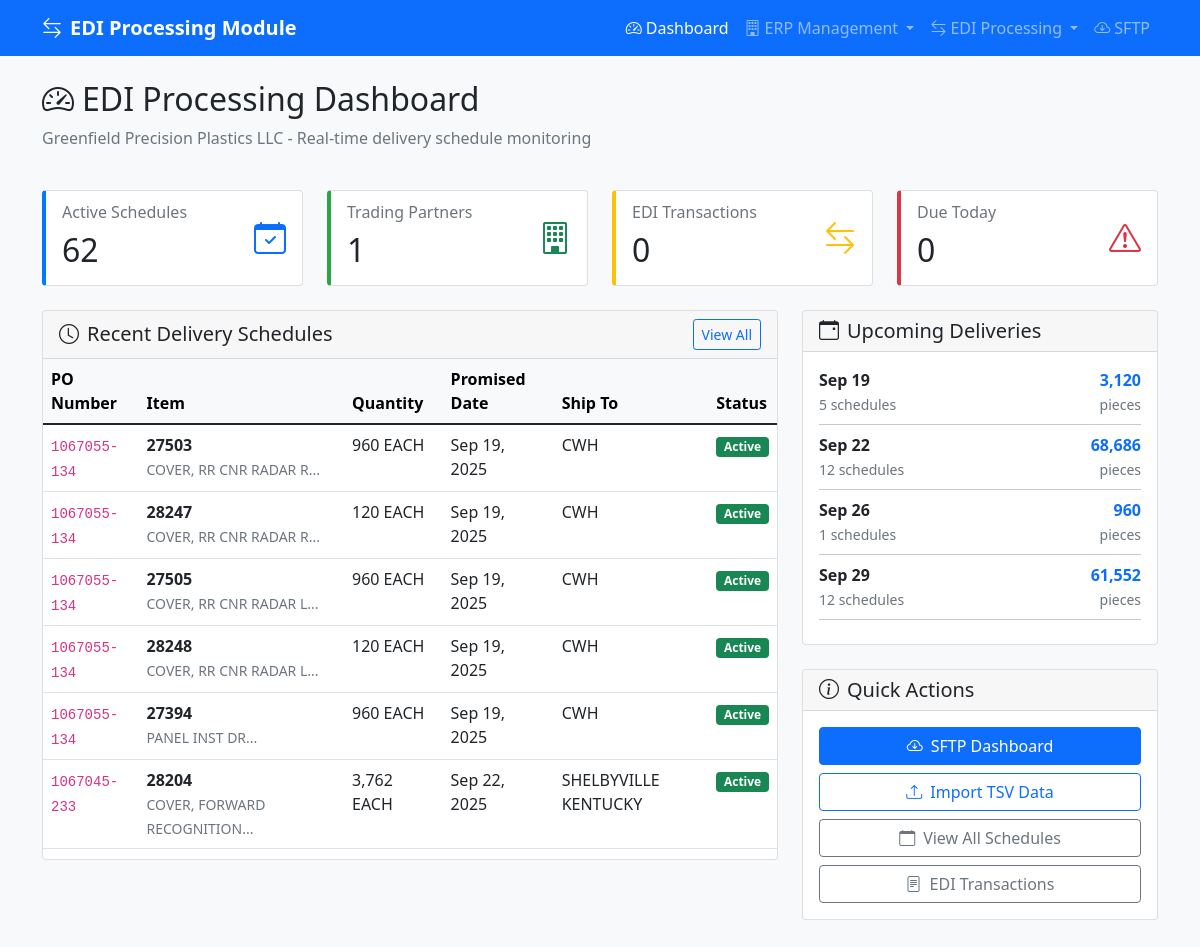
Screenshot of /src/public/index.php with the database file from the repository.
### tables this page shows
CREATE TABLE `delivery_schedules` (
  `id` int NOT NULL AUTO_INCREMENT,
  `partner_id` int NOT NULL,
  `po_number` varchar(20) NOT NULL,
  `release_number` varchar(10) DEFAULT NULL,
  `po_line` varchar(30) NOT NULL,
  `line_number` int DEFAULT '1',
  `supplier_item` varchar(50) NOT NULL,
  `customer_item` varchar(50) DEFAULT NULL,
  `item_description` varchar(200) DEFAULT NULL,
  `quantity_ordered` int NOT NULL,
  `quantity_received` int DEFAULT '0',
  `quantity_shipped` int DEFAULT '0',
  `promised_date` date NOT NULL,
  `need_by_date` date NOT NULL,
  `ship_to_location_id` int DEFAULT NULL,
  `location_code` varchar(10) DEFAULT NULL,
  `ship_to_description` varchar(100) DEFAULT NULL,
  `uom` varchar(10) DEFAULT 'EACH',
  `unit_price` decimal(10,4) DEFAULT NULL,
  `organization` varchar(50) DEFAULT 'NIFCO',
  `supplier` varchar(100) DEFAULT 'GREENFIELD PRECISION PLASTICS LLC',
  `status` enum('active','shipped','received','cancelled','closed') DEFAULT 'active',
  `priority` enum('low','normal','high','urgent') DEFAULT 'normal',
  `notes` text,
  `edi_transaction_id` int DEFAULT NULL,
  `erp_po_id` int DEFAULT NULL,
  `created_at` timestamp NULL DEFAULT CURRENT_TIMESTAMP,
  `updated_at` timestamp NULL DEFAULT CURRENT_TIMESTAMP ON UPDATE CURRENT_TIMESTAMP,
  PRIMARY KEY (`id`),
  KEY `idx_po_number` (`po_number`),
  KEY `idx_partner_po` (`partner_id`,`po_number`),
  KEY `idx_supplier_item` (`supplier_item`),
  KEY `idx_promised_date` (`promised_date`),
  KEY `idx_status` (`status`),
  CONSTRAINT `delivery_schedules_ibfk_1` FOREIGN KEY (`partner_id`) REFERENCES `trading_partners` (`id`)
);

### src/templates/dashboard.php (the view)
<?php
try {
    $conn = $db->getConnection();
    $totalSchedules = $conn->query("SELECT COUNT(*) as count FROM delivery_schedules WHERE status = 'active'")->fetch()['count'];
    $totalPartners = $conn->query("SELECT COUNT(*) as count FROM trading_partners WHERE status = 'active'")->fetch()['count'];
    $totalTransactions = $conn->query("SELECT COUNT(*) as count FROM edi_transactions WHERE status = 'processed'")->fetch()['count'];
    $pendingShipments = $conn->query("SELECT COUNT(*) as count FROM delivery_schedules WHERE status = 'active' AND promised_date <= CURDATE()")->fetch()['count'];
    $recentSchedules = $conn->query("
        SELECT ds.*, tp.name as partner_name, sl.location_description
        FROM delivery_schedules ds
        LEFT JOIN trading_partners tp ON ds.partner_id = tp.id
        LEFT JOIN ship_to_locations sl ON ds.ship_to_location_id = sl.id
        WHERE ds.status = 'active'
        ORDER BY ds.promised_date ASC, ds.created_at DESC
        LIMIT 10
    ")->fetchAll();
    $upcomingDeliveries = $conn->query("
        SELECT DATE(promised_date) as delivery_date, COUNT(*) as count, SUM(quantity_ordered) as total_qty
        FROM delivery_schedules
        WHERE status = 'active' AND promised_date BETWEEN CURDATE() AND DATE_ADD(CURDATE(), INTERVAL 14 DAY)
        GROUP BY DATE(promised_date)
        ORDER BY delivery_date
    ")->fetchAll();
} catch (Exception $e) {
    AppConfig::logError("Dashboard error: " . $e->getMessage());
    $error = "Database connection error. Please check configuration.";
}
?>
<div class="row mb-4">
    <div class="col-12">
        <h2><i class="bi bi-speedometer2 me-2"></i>EDI Processing Dashboard</h2>
        <p class="text-muted"><?= AppConfig::COMPANY_NAME ?> - Real-time delivery schedule monitoring</p>
    </div>
</div>
<?php if (isset($error)): ?>
<div class="alert alert-danger" role="alert">
    <i class="bi bi-exclamation-triangle me-2"></i><?= htmlspecialchars($error) ?>
</div>
<?php else: ?>
<div class="row mb-4">
    <div class="col-md-3">
        <div class="card stats-card h-100">
            <div class="card-body">
                <div class="d-flex justify-content-between">
                    <div>
                        <h6 class="card-subtitle mb-2 text-muted">Active Schedules</h6>
                        <h2 class="card-title mb-0"><?= number_format($totalSchedules) ?></h2>
                    </div>
                    <div class="align-self-center">
                        <i class="bi bi-calendar-check text-primary" style="font-size: 2rem;"></i>
                    </div>
                </div>
            </div>
        </div>
    </div>
    <div class="col-md-3">
        <div class="card stats-card success h-100">
            <div class="card-body">
                <div class="d-flex justify-content-between">
                    <div>
                        <h6 class="card-subtitle mb-2 text-muted">Trading Partners</h6>
                        <h2 class="card-title mb-0"><?= number_format($totalPartners) ?></h2>
                    </div>
                    <div class="align-self-center">
                        <i class="bi bi-building text-success" style="font-size: 2rem;"></i>
                    </div>
                </div>
            </div>
        </div>
    </div>
    <div class="col-md-3">
        <div class="card stats-card warning h-100">
            <div class="card-body">
                <div class="d-flex justify-content-between">
                    <div>
                        <h6 class="card-subtitle mb-2 text-muted">EDI Transactions</h6>
                        <h2 class="card-title mb-0"><?= number_format($totalTransactions) ?></h2>
                    </div>
                    <div class="align-self-center">
                        <i class="bi bi-arrow-left-right text-warning" style="font-size: 2rem;"></i>
                    </div>
                </div>
            </div>
        </div>
    </div>
    <div class="col-md-3">
        <div class="card stats-card danger h-100">
            <div class="card-body">
                <div class="d-flex justify-content-between">
                    <div>
                        <h6 class="card-subtitle mb-2 text-muted">Due Today</h6>
                        <h2 class="card-title mb-0"><?= number_format($pendingShipments) ?></h2>
                    </div>
                    <div class="align-self-center">
                        <i class="bi bi-exclamation-triangle text-danger" style="font-size: 2rem;"></i>
                    </div>
                </div>
            </div>
        </div>
    </div>
</div>
<div class="row">
    <div class="col-lg-8">
        <div class="card mb-4">
            <div class="card-header d-flex justify-content-between align-items-center">
                <h5 class="mb-0"><i class="bi bi-clock me-2"></i>Recent Delivery Schedules</h5>
                <a href="?page=schedules" class="btn btn-sm btn-outline-primary">View All</a>
            </div>
            <div class="card-body p-0">
                <?php if (empty($recentSchedules)): ?>
                    <div class="p-4 text-center text-muted">
                        <i class="bi bi-inbox display-1 text-muted"></i>
                        <p>No delivery schedules found. <a href="?page=import">Import some data</a> to get started.</p>
                    </div>
                <?php else: ?>
                    <div class="table-responsive">
                        <table class="table table-hover mb-0">
                            <thead class="table-light">
                                <tr>
                                    <th>PO Number</th>
                                    <th>Item</th>
                                    <th>Quantity</th>
                                    <th>Promised Date</th>
                                    <th>Ship To</th>
                                    <th>Status</th>
                                </tr>
                            </thead>
                            <tbody>
                                <?php foreach ($recentSchedules as $schedule): ?>
                                <tr>
                                    <td><code><?= htmlspecialchars($schedule['po_line']) ?></code></td>
                                    <td>
                                        <div class="fw-bold"><?= htmlspecialchars($schedule['supplier_item']) ?></div>
                                        <small class="text-muted"><?= htmlspecialchars(substr($schedule['item_description'], 0, 40)) ?>...</small>
                                    </td>
                                    <td><?= number_format($schedule['quantity_ordered']) ?> <?= $schedule['uom'] ?></td>
                                    <td><?= date('M j, Y', strtotime($schedule['promised_date'])) ?></td>
                                    <td><?= htmlspecialchars($schedule['location_description'] ?? $schedule['ship_to_description']) ?></td>
                                    <td>
                                        <span class="badge bg-<?= $schedule['status'] == 'active' ? 'success' : 'secondary' ?>">
                                            <?= ucfirst($schedule['status']) ?>
                                        </span>
                                    </td>
                                </tr>
                                <?php endforeach; ?>
                            </tbody>
                        </table>
                    </div>
                <?php endif; ?>
            </div>
        </div>
    </div>
    <div class="col-lg-4">
        <div class="card mb-4">
            <div class="card-header">
                <h5 class="mb-0"><i class="bi bi-calendar-event me-2"></i>Upcoming Deliveries</h5>
            </div>
            <div class="card-body">
                <?php if (empty($upcomingDeliveries)): ?>
                    <p class="text-muted text-center">No upcoming deliveries scheduled.</p>
                <?php else: ?>
                    <?php foreach ($upcomingDeliveries as $delivery): ?>
                    <div class="d-flex justify-content-between align-items-center mb-2">
                        <div>
                            <div class="fw-bold"><?= date('M j', strtotime($delivery['delivery_date'])) ?></div>
                            <small class="text-muted"><?= $delivery['count'] ?> schedules</small>
                        </div>
                        <div class="text-end">
                            <div class="fw-bold text-primary"><?= number_format($delivery['total_qty']) ?></div>
                            <small class="text-muted">pieces</small>
                        </div>
                    </div>
                    <hr class="my-2">
                    <?php endforeach; ?>
                <?php endif; ?>
            </div>
        </div>
        <div class="card">
            <div class="card-header">
                <h5 class="mb-0"><i class="bi bi-info-circle me-2"></i>Quick Actions</h5>
            </div>
            <div class="card-body">
                <div class="d-grid gap-2">
                    <a href="?page=sftp" class="btn btn-primary">
                        <i class="bi bi-cloud-arrow-down me-2"></i>SFTP Dashboard
                    </a>
                    <a href="?page=import" class="btn btn-outline-primary">
                        <i class="bi bi-upload me-2"></i>Import TSV Data
                    </a>
                    <a href="?page=schedules" class="btn btn-outline-secondary">
                        <i class="bi bi-calendar me-2"></i>View All Schedules
                    </a>
                    <a href="?page=transactions" class="btn btn-outline-secondary">
                        <i class="bi bi-file-text me-2"></i>EDI Transactions
                    </a>
                </div>
            </div>
        </div>
    </div>
</div>
<?php endif; ?>

### src/public/index.php (shortened to what this page needs)
<?php
$db = DatabaseConfig::getInstance();
$page = $_GET['page'] ?? 'dashboard';
?>
<!DOCTYPE html>
<html lang="en">
<head>
    <link href="https://cdn.jsdelivr.net/npm/bootstrap@5.1.3/dist/css/bootstrap.min.css" rel="stylesheet">
    <link href="https://cdn.jsdelivr.net/npm/bootstrap-icons@1.7.2/font/bootstrap-icons.css" rel="stylesheet">
</head>
<body class="bg-light">
    <nav class="navbar navbar-expand-lg navbar-dark bg-primary">
        <div class="container">
            <a class="navbar-brand" href="?page=dashboard">
                <i class="bi bi-arrow-left-right me-2"></i><?= AppConfig::APP_NAME ?>
            </a>
            <div class="navbar-nav ms-auto">
                <a class="nav-link <?= $page == 'dashboard' ? 'active' : '' ?>" href="?page=dashboard">
                    <i class="bi bi-speedometer2 me-1"></i>Dashboard
                </a>
                <div class="nav-item dropdown">
                    <a class="nav-link dropdown-toggle <?= in_array($page, ['customers', 'inventory', 'build_shipment']) ? 'active' : '' ?>"
                       href="#" id="erpDropdown" role="button" data-bs-toggle="dropdown">
                        <i class="bi bi-building me-1"></i>ERP Management
                    </a>
                </div>
                <div class="nav-item dropdown">
                    <a class="nav-link dropdown-toggle <?= in_array($page, ['schedules', 'transactions', 'import', 'part_master', 'delivery_matrix', 'customer_config']) ? 'active' : '' ?>"
                       href="#" id="ediDropdown" role="button" data-bs-toggle="dropdown">
                        <i class="bi bi-arrow-left-right me-1"></i>EDI Processing
                    </a>
                </div>
                <a class="nav-link <?= $page == 'sftp' ? 'active' : '' ?>" href="?page=sftp">
                    <i class="bi bi-cloud-arrow-down me-1"></i>SFTP
                </a>
            </div>
        </div>
    </nav>
    <div class="container mt-4">
        <?php
        switch($page) {
            case 'dashboard':
                include '../templates/dashboard.php';
                break;
        }
        ?>
    </div>
</body>
</html>

### src/public/index.php (style rules this page uses)
.navbar-brand { font-weight: bold; }
.stats-card { border-left: 4px solid #007bff; }
.stats-card.success { border-left-color: #28a745; }
.stats-card.warning { border-left-color: #ffc107; }
.stats-card.danger { border-left-color: #dc3545; }
.table-responsive { max-height: 500px; }

### rows the page displays
delivery_schedules: po_line "1067055-134", supplier_item "27503", item_description "COVER, RR CNR RADAR R", quantity_ordered "960", uom "EACH", promised_date "Sep 19, 2025", ship_to_description "CWH", status "Active"
delivery_schedules: po_line "1067055-134", supplier_item "28247", item_description "COVER, RR CNR RADAR R", quantity_ordered "120", uom "EACH", promised_date "Sep 19, 2025", ship_to_description "CWH", status "Active"
delivery_schedules: po_line "1067055-134", supplier_item "27505", item_description "COVER, RR CNR RADAR L", quantity_ordered "960", uom "EACH", promised_date "Sep 19, 2025", ship_to_description "CWH", status "Active"
delivery_schedules: po_line "1067055-134", supplier_item "28248", item_description "COVER, RR CNR RADAR L", quantity_ordered "120", uom "EACH", promised_date "Sep 19, 2025", ship_to_description "CWH", status "Active"
delivery_schedules: po_line "1067055-134", supplier_item "27394", item_description "PANEL INST DR", quantity_ordered "960", uom "EACH", promised_date "Sep 19, 2025", ship_to_description "CWH", status "Active"
delivery_schedules: po_line "1067045-233", supplier_item "28204", item_description "COVER, FORWARD RECOGNITION", quantity_ordered "3,762", uom "EACH", promised_date "Sep 22, 2025", ship_to_description "SHELBYVILLE KENTUCKY", status "Active"

### other values shown
AppConfig::APP_NAME "EDI Processing Module"
AppConfig::COMPANY_NAME "Greenfield Precision Plastics LLC"
$totalSchedules "62"
$totalPartners "1"
$totalTransactions "0"
$pendingShipments "0"
date('M j', strtotime($delivery['delivery_date'])) "Sep 19"
$delivery['count'] "5"
$delivery['total_qty'] "3,120"
date('M j', strtotime($delivery['delivery_date'])) "Sep 22"
$delivery['count'] "12"
$delivery['total_qty'] "68,686"
date('M j', strtotime($delivery['delivery_date'])) "Sep 26"
$delivery['count'] "1"
$delivery['total_qty'] "960"
